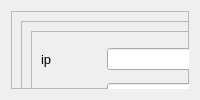
            <widget class="QWidget" name="setting">
             <layout class="QHBoxLayout" name="horizontalLayout_14">
              <item>
               <widget class="QFrame" name="setting_frame">
                <property name="frameShape">
                 <enum>QFrame::StyledPanel</enum>
                </property>
                <property name="frameShadow">
                 <enum>QFrame::Raised</enum>
                </property>
                <widget class="QFrame" name="info_frame">
                 <property name="geometry">
                  <rect>
                   <x>10</x>
                   <y>10</y>
                   <width>481</width>
                   <height>221</height>
                  </rect>
                 </property>
                 <property name="frameShape">
                  <enum>QFrame::StyledPanel</enum>
                 </property>
                 <property name="frameShadow">
                  <enum>QFrame::Raised</enum>
                 </property>
                 <layout class="QHBoxLayout" name="horizontalLayout_15">
                  <item>
                   <widget class="QFrame" name="socket_frame">
                    <property name="frameShape">
                     <enum>QFrame::StyledPanel</enum>
                    </property>
                    <property name="frameShadow">
                     <enum>QFrame::Raised</enum>
                    </property>
                    <layout class="QGridLayout" name="gridLayout_2">
                     <item row="0" column="1">
                      <widget class="QLineEdit" name="ip_lineEdit"/>
                     </item>
                     <item row="1" column="0">
                      <widget class="QLabel" name="label_8">
                       <property name="font">
                        <font>
                         <pointsize>10</pointsize>
                        </font>
                       </property>
                       <property name="text">
                        <string>audio port</string>
                       </property>
                      </widget>
                     </item>
                     <item row="3" column="0">
                      <widget class="QLabel" name="label_10">
                       <property name="font">
                        <font>
                         <pointsize>10</pointsize>
                        </font>
                       </property>
                       <property name="text">
                        <string>text port</string>
                       </property>
                      </widget>
                     </item>
                     <item row="0" column="0">
                      <widget class="QLabel" name="label_7">
                       <property name="font">
                        <font>
                         <pointsize>10</pointsize>
                        </font>
                       </property>
                       <property name="text">
                        <string>ip</string>
                       </property>
                      </widget>
                     </item>
                     <item row="1" column="1">
                      <widget class="QLineEdit" name="voice_port_lineEdit"/>
                     </item>
                     <item row="3" column="1">
                      <widget class="QLineEdit" name="text_port_lineEdit"/>
                     </item>
                     <item row="2" column="1">
                      <widget class="QLineEdit" name="video_port_lineEdit"/>
                     </item>
                     <item row="2" column="0">
                      <widget class="QLabel" name="label_9">
                       <property name="font">
                        <font>
                         <pointsize>10</pointsize>
                        </font>
                       </property>
                       <property name="text">
                        <string>video port</string>
                       </property>
                      </widget>
                     </item>
                     <item row="4" column="0">
                      <widget class="QLabel" name="label_18">
                       <property name="text">
                        <string>table name</string>
                       </property>
                      </widget>
                     </item>
                     <item row="4" column="1">
                      <widget class="QLineEdit" name="lineEdit"/>
                     </item>
                    </layout>
                   </widget>
                  </item>
                  <item>
                   <widget class="QFrame" name="database_frame">
                    <property name="frameShape">
                     <enum>QFrame::StyledPanel</enum>
                    </property>
                    <property name="frameShadow">
                     <enum>QFrame::Raised</enum>
                    </property>
                    <layout class="QGridLayout" name="gridLayout_3">
                     <item row="4" column="0">
                      <widget class="QLabel" name="label_15">
                       <property name="font">
                        <font>
                         <pointsize>10</pointsize>
                        </font>
                       </property>
                       <property name="text">
                        <string>database</string>
                       </property>
                      </widget>
                     </item>
                     <item row="2" column="0">
                      <widget class="QLabel" name="label_13">
                       <property name="font">
                        <font>
                         <pointsize>10</pointsize>
                        </font>
                       </property>
                       <property name="text">
                        <string>user</string>
                       </property>
                      </widget>
                     </item>
                     <item row="3" column="0">
                      <widget class="QLabel" name="label_14">
                       <property name="font">
                        <font>
                         <pointsize>10</pointsize>
                        </font>
                       </property>
                       <property name="text">
                        <string>password</string>
                       </property>
                      </widget>
                     </item>
                     <item row="1" column="0">
                      <widget class="QLabel" name="label_12">
                       <property name="font">
                        <font>
                         <pointsize>10</pointsize>
                        </font>
                       </property>
                       <property name="text">
                        <string>port</string>
                       </property>
                      </widget>
                     </item>
                     <item row="0" column="0">
                      <widget class="QLabel" name="label_11">
                       <property name="font">
                        <font>
                         <pointsize>10</pointsize>
                        </font>
                       </property>
                       <property name="text">
                        <string>host</string>
                       </property>
                      </widget>
                     </item>
                     <item row="0" column="1">
                      <widget class="QLineEdit" name="db_host"/>
                     </item>
                     <item row="1" column="1">
                      <widget class="QLineEdit" name="db_port"/>
                     </item>
                     <item row="2" column="1">
                      <widget class="QLineEdit" name="db_user"/>
                     </item>
                     <item row="3" column="1">
                      <widget class="QLineEdit" name="db_pwd"/>
                     </item>
                     <item row="4" column="1">
                      <widget class="QLineEdit" name="db_name"/>
                     </item>
                    </layout>
                   </widget>
                  </item>
                 </layout>
                </widget>
                <widget class="QPushButton" name="submit_btn">
                 <property name="geometry">
                  <rect>
                   <x>210</x>
                   <y>260</y>
                   <width>75</width>
                   <height>40</height>
                  </rect>
                 </property>
                 <property name="minimumSize">
                  <size>
                   <width>50</width>
                   <height>40</height>
                  </size>
                 </property>
                 <property name="styleSheet">
                  <string notr="true">QPushButton{
border-radius:15;
background-color:rgba(115, 89, 195, 181)
}
QPushButton:hover{
background-color:rgba(115, 89, 195, 120)
}</string>
                 </property>
                 <property name="text">
                  <string/>
                 </property>
                 <property name="icon">
                  <iconset resource="asserts/icon/icon.qrc">
                   <normaloff>:/icon/submit.svg</normaloff>:/icon/submit.svg</iconset>
                 </property>
                 <property name="iconSize">
                  <size>
                   <width>32</width>
                   <height>32</height>
                  </size>
                 </property>
                </widget>
               </widget>
              </item>
             </layout>
            </widget>
